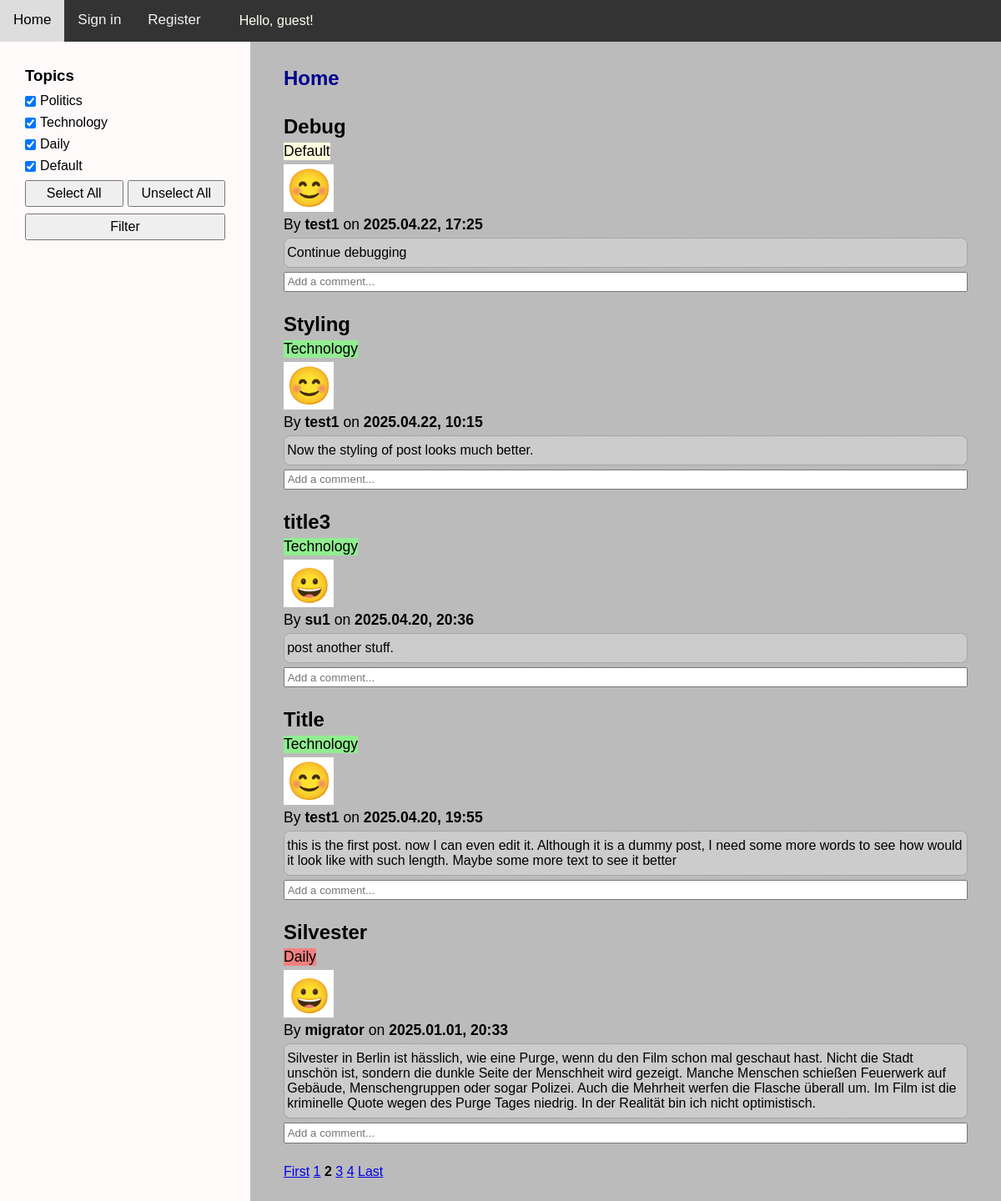
Screenshot of /?page=2 with the database file from the repository.
### app/models.py (models this page shows, shortened)
class Post(models.Model):
    TOPICS = [
        ("Politics", "Politics"),
        ("Technology", "Technology"),
        ("Daily", "Daily"),
        ("Default", "Default"),
    ]
    title = models.CharField(max_length=40)
    author = models.ForeignKey(User, on_delete=models.CASCADE)
    topic = models.CharField(max_length=20, choices=TOPICS, default="Default")
    content = models.TextField()
    date_posted = models.DateTimeField(default=timezone.now)

class Profile(models.Model):
    user = models.OneToOneField(User, on_delete=models.CASCADE)
    image = models.ImageField(default="default.png", upload_to="profile_img")

### app/views.py (the view)
# urls.py: path("", views.home, name="home"),
def home(request):
    return post_list_view(request)

### app/views.py (called while the page is built)
def post_list_view(request, filter_by_author=False):
    selected_topics = request.GET.getlist("topics")
    if not selected_topics:
        selected_topics = TOPICS
        posts = Post.objects.all()
    else:
        posts = Post.objects.filter(topic__in=selected_topics)
    if filter_by_author and request.user.is_authenticated:
        posts = posts.filter(author=request.user)
    posts = posts.order_by("-date_posted")
    comments = Comment.objects.all()
    paginator = Paginator(posts, 5)
    page_number = request.GET.get("page")
    page_obj = paginator.get_page(page_number)
    context = {
        "topics": TOPICS,
        "selected_topics": selected_topics,
        "page_obj": page_obj,
        "filter_by_author": filter_by_author,
        "comments": comments,
    }
    return render(request, "app/home.html", context)

### app/templates/app/home.html (shortened to what this page needs)
{% extends "app/template.html" %}
{% block content %}
{% if filter_by_author %}
<h2>My posts</h2>
{% else %}
<h2>Home</h2>
{% endif %}
{% for post in page_obj %}
<div class="ctn-post {{ post.topic }}">
    <h3 class="post-title">{{ post.title }}</h3>
    <p class="post-topic">{{ post.topic }}</p>
    <img class="profile-img" src="{{ post.author.profile.image.url }}" alt="Profile image">
    <p class="author">
        By <strong>{{ post.author }}</strong> on <strong>{{ post.date_posted|date:"Y.m.d, H:i" }}</strong>
    </p>
    <p class="content">{{ post.content|linebreaksbr }}</p>
    <form method="POST" action="{% url 'add-comment' pk=post.id %}">
        <input type="text" name="comment" maxlength="300" class="comment-input" placeholder="Add a comment..." required>
    </form>
</div>
{% endfor %}
<div class="pagination">
    {% if page_obj.has_previous %}
    <a href="?page=1">First</a>
    {% endif %}
    {% for num in page_obj.paginator.page_range %}
    {% if num >= page_obj.number|add:"-3" and page_obj.number|add:"3" >= num %}
    {% if num == page_obj.number %}
    <strong>{{ num }}</strong>
    {% else %}
    <a href="?page={{ num }}">{{ num }}</a>
    {% endif %}
    {% endif %}
    {% endfor %}
    {% if page_obj.has_next %}
    <a href="?page={{ page_obj.paginator.num_pages }}">Last</a>
    {% endif %}
</div>
{% endblock content %}

### app/static/app/styles.css (style rules this page uses)
* { margin: 0; padding: 0; box-sizing: border-box; font-family: Arial, Helvetica, sans-serif; }
body { display: grid; grid-template-areas: "topnav topnav" "left right"; grid-template-rows: 50px 1fr; grid-template-columns: 300px 1fr; height: 100vh; }
h2 { margin-bottom: 30px; color: darkblue }

### app/static/app/posts.css (style rules this page uses)
.ctn-post { margin-bottom: 20px; display: flex; flex-direction: column; gap: 5px; }
.post-title { font-size: 1.5em; }
.post-topic, .author { width: fit-content; font-size: 1.1em; }
.profile-img { max-width: 60px; max-height: 60px; width: auto; height: auto; display: block; }
.Default>p.post-topic { background-color: lightyellow; }
.Daily>p.post-topic { background-color: lightcoral; }
.Technology>p.post-topic { background-color: lightgreen; }
.content { border: 1px dotted gray; background-color: #ccc; padding: 0.5em 0.2em; border-radius: 0.5em; }
.comment-input { width: 100%; padding: 0.2em; }

### rows the page displays
Post: title "Debug", topic "Default", author.profile.image (picture), author "test1", date_posted "2025.04.22, 17:25", content "Continue debugging"
Post: title "Styling", topic "Technology", author.profile.image (picture), author "test1", date_posted "2025.04.22, 10:15", content "Now the styling of post looks much better."
Post: title "title3", topic "Technology", author.profile.image (placeholder picture), author "su1", date_posted "2025.04.20, 20:36", content "post another stuff."
Post: title "Title", topic "Technology", author.profile.image (picture), author "test1", date_posted "2025.04.20, 19:55", content "this is the first post. now I can even edit it. Although it is a dummy post, I need some more words to see how would it look like with such length. Maybe some more text to see it better"
Post: title "Silvester", topic "Daily", author.profile.image (placeholder picture), author "migrator", date_posted "2025.01.01, 20:33", content "Silvester in Berlin ist hässlich, wie eine Purge, wenn du den Film schon mal geschaut hast. Nicht die Stadt unschön ist, sondern die dunkle Seite der Menschheit wird gezeigt. Manche Menschen schießen Feuerwerk auf Gebäude, Menschengruppen oder sogar Polizei. Auch die Mehrheit werfen die Flasche überall um. Im Film ist die kriminelle Quote wegen des Purge Tages niedrig. In der Realität bin ich nicht optimistisch."

### other values shown
{{ topic }} "Politics" "Technology" "Daily" "Default"
{{ num }} "1" "3" "4"
{{ num }} "2"
